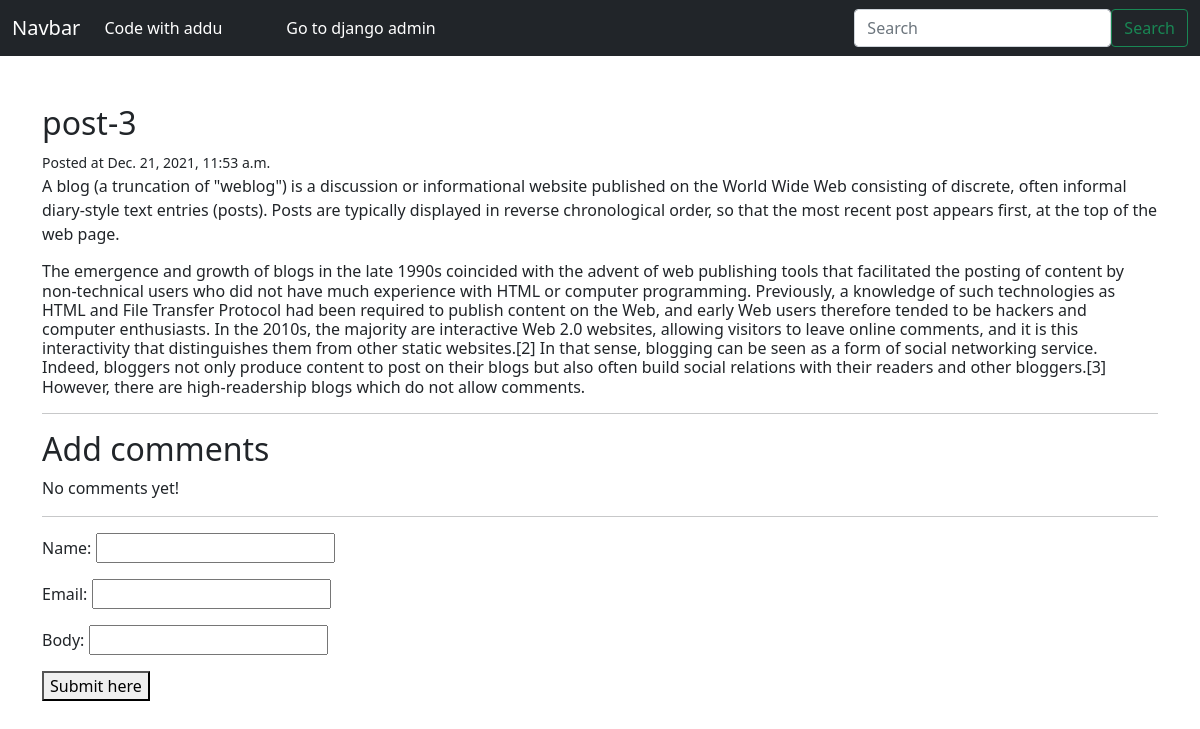
/blog-3/, run on the app's committed database.
### blogapp/models.py (models this page shows)
class Post(models.Model):
    title = models.CharField(max_length=200)
    slug = models.SlugField()
    intro = models.TextField()
    body = models.TextField()
    Date_added = models.DateTimeField(auto_now_add=True)

### blogapp/views.py (the view)
# urls.py: path('<slug:slug>/', post_detail, name='post_detail'),
def post_detail(request, slug):
    post = Post.objects.get(slug=slug)
    if request.method == 'POST':
        form = CommentForm(request.POST)
        if form.is_valid():
            comment = form.save(commit=False)
            comment.post = post
            comment.save()
            return redirect('post_detail',slug=post.slug)
    else:
        form = CommentForm()
    return render(request, 'blogapp/post_detail.html', {'post': post, 'form':form})

### blogapp/forms.py
class CommentForm(forms.ModelForm):
    class Meta:
        model = Comment
        fields = ['name', 'email', 'body']

### blogapp/templates/blogapp/post_detail.html (shortened to what this page needs)
{% extends 'blogapp/base.html' %}
{% block content %}
           <h2 class="subtitle">{{ post.title }}</h2>
           <small>Posted at {{ post.Date_added }}</small>
           <p>{{ post.intro }}</p>
           <h6>{{ post.body }}</h6>
           <hr>
           <h2 class="subtitle">
               Add comments
           </h2>
           {% for comment in post.comments.all %}
              <article class="media">
                  <div class="media_content">
                      <div class="content">
                          <p>
                              <strong>{{ comment.name }}</strong><small> {{ comment.Date_added }}</small>
                              <br>
                              {{ comment.body }}
                            </p>
                      </div>
                  </div>
              </article>
            {% empty %}
               <div class="notification">
                   <p>No comments yet!</p>
               </div>
        {% endfor %}
           <hr>
               <form method="post" action="." >
                   {{ form.as_p }}
                   <div class="field">
                       <div class="control">
                           <button class="button is-success">Submit here</button>
                       </div>
                   </div>
                </form>
{% endblock %}

### data on the page
Post: title "post-3", Date_added "Dec. 21, 2021, 11:53 a.m.", intro "A blog (a truncation of \"weblog\") is a discussion or informational website published on the World Wide Web consisting of discrete, often informal diary-style text entries (posts). Posts are typically displayed in reverse chronological order, so that the most recent post appears first, at the top of the web page.", body "The emergence and growth of blogs in the late 1990s coincided with the advent of web publishing tools that facilitated the posting of content by non-technical users who did not have much experience with HTML or computer programming. Previously, a knowledge of such technologies as HTML and File Transfer Protocol had been required to publish content on the Web, and early Web users therefore tended to be hackers and computer enthusiasts. In the 2010s, the majority are interactive Web 2.0 websites, allowing visitors to leave online comments, and it is this interactivity that distinguishes them from other static websites.[2] In that sense, blogging can be seen as a form of social networking…"
